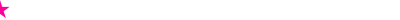
Frame 1 (no input)
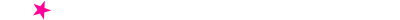
Frame 60 (the mouse pressed at the canvas centre just before this capture)
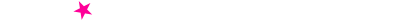
Frame 120 (the mouse held since frame 60 and released just before this capture)

The Processing sketch that drew these frames (run headless with seeded random() and noise(); from frame 60 on, the mouse is pressed at the canvas centre):

// Processing sketch: hw05_2_starRotate
// ── hw05_2_starRotate.pde
void setup() {
  size(400, 20);
  background(255);
  fill(255, 0, 152);
  smooth();
  noStroke();
}

float t = 0, dt = 0.7;

void draw() {
  background(255);
  translate(t, height / 2);
  rotate(t/10);
  star();
  t += dt;
  if (t >= width) t = 0;
}
  
void star() {
  beginShape();
  for (int i = 0; i < 5; i++) {
    float theta = 2*2 * PI / 5 * i - HALF_PI;
    float x = 10 * cos(theta);
    float y = 10 * sin(theta);
    vertex(x, y);
  }
  endShape(CLOSE);
}
